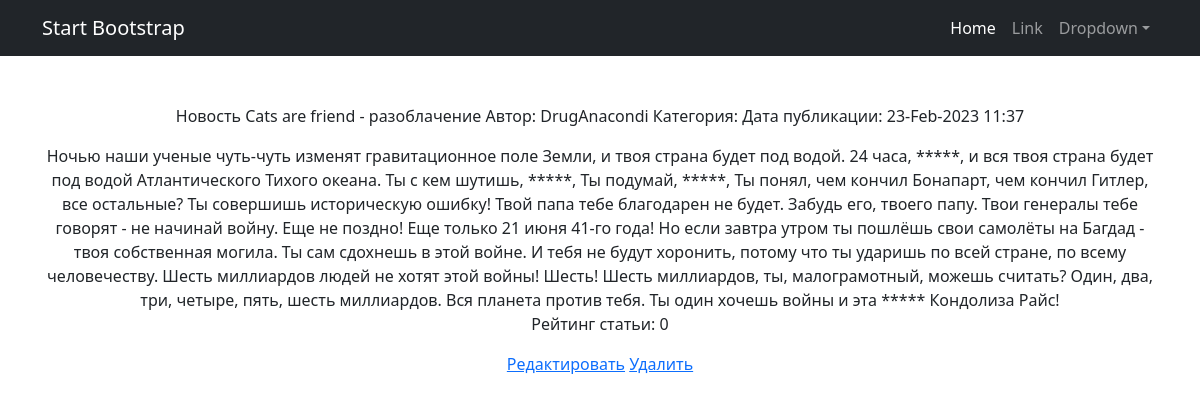
The page /news/1 on the database as committed earlier.
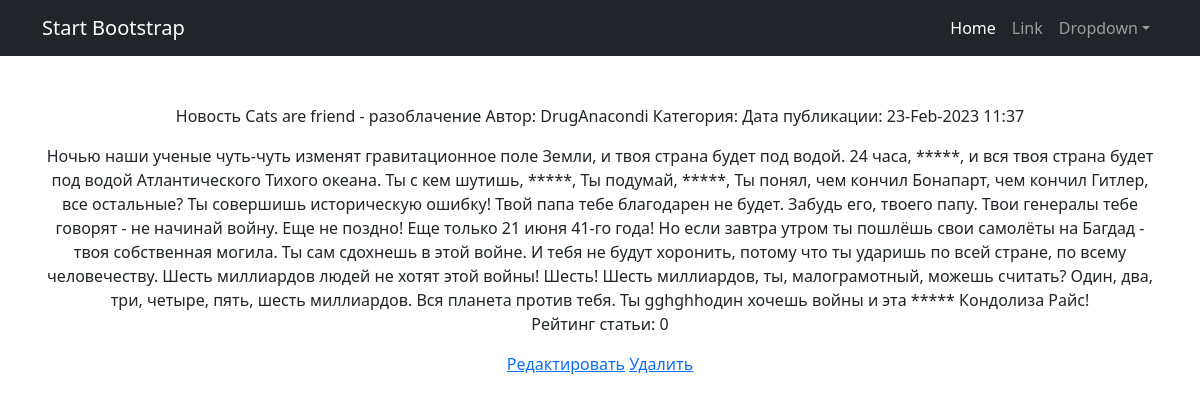
The same page on the database as committed later.
### news/models.py (models this page shows, shortened)
class Post(models.Model):
    article = 'AR'
    news = 'NE'
    TYPE_OF_CONTENT = [
        (article, 'Статья'),
        (news, 'Новость')
    ]
    title = models.CharField(max_length=100) #заголовок статьи/новости;
    text = models.TextField() #текст статьи/новости;
    type_of_content = models.CharField(max_length=2, choices=TYPE_OF_CONTENT, default=news) #поле с выбором — «статья» или «новость»;
    rating = models.IntegerField(default = 0) #рейтинг статьи/новости.
    datetime = models.DateTimeField(auto_now_add=True) #автоматически добавляемая дата и время создания;
    category = models.ManyToManyField(Category, through="PostCategory")
    author = models.ForeignKey(Author, on_delete=models.CASCADE)

class Author(models.Model):
    rating = models.IntegerField(default = 0)
    user = models.OneToOneField(User, on_delete=models.CASCADE)

### news/views.py (the view)
# urls.py: path('<int:pk>', NewsDetail.as_view()),
class NewsDetail(DetailView):
    model = Post
    template_name = 'news/newsDetail.html'
    context_object_name = 'news'

### news/templatetags/censor.py (called while the page is built)
@register.filter(name='Censor')
def Censor(value):
    all_words = value.split(' ')
    result = ''
    for word in all_words:
        if word == 'блять':
            word = '*****'
            result += ' ' + word
        elif word == 'блять,':
            word = '*****,'
            result += ' ' + word
        elif word == 'блять!':
            word = '*****,'
            result += ' ' + word
        elif word == 'блять.':
            word = '*****,'
            result += ' ' + word
        elif word == 'блять?':
            word = '*****,'
            result += ' ' + word
        else:
            result += ' ' + word
    return result

### templates/news/newsDetail.html (shortened to what this page needs)
{% extends 'flatpages/default.html' %}
{% load censor %}
{% block content%}
        <p>{{news.get_type_of_content_display}} {{news.title}} Автор: {{news.author.user.username}} Категория: {{news.category.category_name}} Дата публикации: {{news.datetime|date:'d-M-Y H:i'}}</p>
        <div>{{news.text|Censor}}</div>
        <p>Рейтинг статьи: {{news.rating}}</p>
        <a href = {{news.pk}}/edit>Редактировать</a>
        <a href = {{news.pk}}/delete>Удалить</a>
{% endblock content%}

Rows that differ between the two databases and show on the page:
changed Post "Новость": text|Censor "…планета против тебя. Ты один хочешь войны и эта…" → "…планета против тебя. Ты gghghhодин хочешь войны и эта…"
